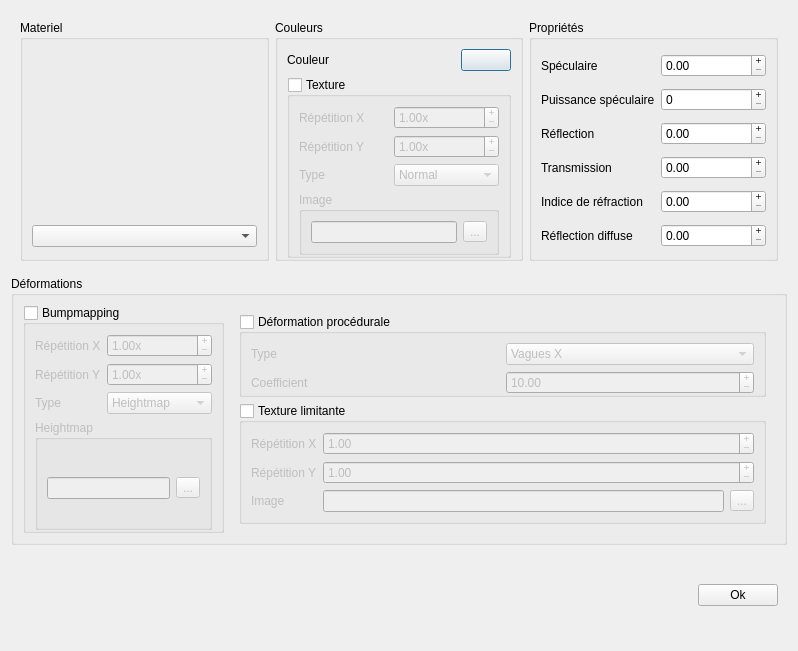
<?xml version="1.0" encoding="UTF-8"?>
<ui version="4.0">
 <class>editMaterialDialog</class>
 <widget class="QDialog" name="editMaterialDialog">
  <property name="geometry">
   <rect>
    <x>0</x>
    <y>0</y>
    <width>798</width>
    <height>651</height>
   </rect>
  </property>
  <property name="windowTitle">
   <string>Edition matériaux</string>
  </property>
  <layout class="QVBoxLayout" name="verticalLayout_2">
   <item>
    <widget class="QWidget" name="widget" native="true">
     <layout class="QHBoxLayout" name="horizontalLayout_2">
      <item>
       <widget class="QGroupBox" name="groupBox_3">
        <property name="title">
         <string>Materiel</string>
        </property>
        <layout class="QVBoxLayout" name="verticalLayout">
         <property name="bottomMargin">
          <number>0</number>
         </property>
         <item>
          <widget class="QLabel" name="_image">
           <property name="minimumSize">
            <size>
             <width>150</width>
             <height>150</height>
            </size>
           </property>
           <property name="maximumSize">
            <size>
             <width>150</width>
             <height>150</height>
            </size>
           </property>
           <property name="text">
            <string/>
           </property>
           <property name="pixmap">
            <pixmap>stripes.png</pixmap>
           </property>
          </widget>
         </item>
         <item>
          <widget class="QComboBox" name="_materials"/>
         </item>
        </layout>
       </widget>
      </item>
      <item>
       <widget class="QGroupBox" name="groupBox">
        <property name="title">
         <string>Couleurs</string>
        </property>
        <layout class="QGridLayout" name="gridLayout">
         <property name="bottomMargin">
          <number>0</number>
         </property>
         <item row="0" column="0">
          <widget class="QLabel" name="label_2">
           <property name="text">
            <string>Couleur</string>
           </property>
          </widget>
         </item>
         <item row="0" column="1">
          <widget class="QPushButton" name="_color">
           <property name="maximumSize">
            <size>
             <width>50</width>
             <height>16777215</height>
            </size>
           </property>
           <property name="text">
            <string/>
           </property>
          </widget>
         </item>
         <item row="1" column="0" colspan="2">
          <widget class="QGroupBox" name="_texture">
           <property name="title">
            <string>Texture</string>
           </property>
           <property name="checkable">
            <bool>true</bool>
           </property>
           <property name="checked">
            <bool>false</bool>
           </property>
           <layout class="QGridLayout" name="gridLayout_2">
            <property name="bottomMargin">
             <number>0</number>
            </property>
            <item row="0" column="0">
             <widget class="QLabel" name="label_3">
              <property name="text">
               <string>Répétition X</string>
              </property>
             </widget>
            </item>
            <item row="0" column="1">
             <widget class="QDoubleSpinBox" name="_textureX">
              <property name="buttonSymbols">
               <enum>QAbstractSpinBox::PlusMinus</enum>
              </property>
              <property name="suffix">
               <string>x</string>
              </property>
              <property name="maximum">
               <double>1000.000000000000000</double>
              </property>
              <property name="value">
               <double>1.000000000000000</double>
              </property>
             </widget>
            </item>
            <item row="1" column="0">
             <widget class="QLabel" name="label_4">
              <property name="text">
               <string>Répétition Y</string>
              </property>
             </widget>
            </item>
            <item row="1" column="1">
             <widget class="QDoubleSpinBox" name="_textureY">
              <property name="buttonSymbols">
               <enum>QAbstractSpinBox::PlusMinus</enum>
              </property>
              <property name="suffix">
               <string>x</string>
              </property>
              <property name="maximum">
               <double>1000.000000000000000</double>
              </property>
              <property name="value">
               <double>1.000000000000000</double>
              </property>
             </widget>
            </item>
            <item row="3" column="0" colspan="2">
             <widget class="QGroupBox" name="_imageGroup">
              <property name="title">
               <string>Image</string>
              </property>
              <property name="checkable">
               <bool>false</bool>
              </property>
              <property name="checked">
               <bool>false</bool>
              </property>
              <layout class="QGridLayout" name="gridLayout_3">
               <item row="0" column="0">
                <widget class="QLineEdit" name="_imagePath"/>
               </item>
               <item row="0" column="1">
                <widget class="QToolButton" name="_find">
                 <property name="text">
                  <string>...</string>
                 </property>
                </widget>
               </item>
              </layout>
             </widget>
            </item>
            <item row="2" column="0">
             <widget class="QLabel" name="label_5">
              <property name="text">
               <string>Type</string>
              </property>
             </widget>
            </item>
            <item row="2" column="1">
             <widget class="QComboBox" name="_textureType">
              <item>
               <property name="text">
                <string>Normal</string>
               </property>
              </item>
              <item>
               <property name="text">
                <string>Bruit de perlin</string>
               </property>
              </item>
              <item>
               <property name="text">
                <string>Effet Marbre</string>
               </property>
              </item>
              <item>
               <property name="text">
                <string>Effet Bois</string>
               </property>
              </item>
             </widget>
            </item>
           </layout>
          </widget>
         </item>
        </layout>
       </widget>
      </item>
      <item>
       <widget class="QGroupBox" name="groupBox_2">
        <property name="title">
         <string>Propriétés</string>
        </property>
        <layout class="QGridLayout" name="gridLayout_4">
         <property name="bottomMargin">
          <number>0</number>
         </property>
         <item row="0" column="0">
          <widget class="QLabel" name="label_6">
           <property name="text">
            <string>Spéculaire</string>
           </property>
          </widget>
         </item>
         <item row="2" column="1">
          <widget class="QDoubleSpinBox" name="_reflection">
           <property name="buttonSymbols">
            <enum>QAbstractSpinBox::PlusMinus</enum>
           </property>
           <property name="maximum">
            <double>1.000000000000000</double>
           </property>
           <property name="singleStep">
            <double>0.010000000000000</double>
           </property>
          </widget>
         </item>
         <item row="2" column="0">
          <widget class="QLabel" name="label_7">
           <property name="text">
            <string>Réflection</string>
           </property>
          </widget>
         </item>
         <item row="1" column="1">
          <widget class="QSpinBox" name="_specularPow">
           <property name="buttonSymbols">
            <enum>QAbstractSpinBox::PlusMinus</enum>
           </property>
           <property name="maximum">
            <number>200</number>
           </property>
          </widget>
         </item>
         <item row="1" column="0">
          <widget class="QLabel" name="label_8">
           <property name="text">
            <string>Puissance spéculaire</string>
           </property>
          </widget>
         </item>
         <item row="3" column="1">
          <widget class="QDoubleSpinBox" name="_transmission">
           <property name="buttonSymbols">
            <enum>QAbstractSpinBox::PlusMinus</enum>
           </property>
           <property name="maximum">
            <double>1.000000000000000</double>
           </property>
           <property name="singleStep">
            <double>0.010000000000000</double>
           </property>
          </widget>
         </item>
         <item row="3" column="0">
          <widget class="QLabel" name="label_9">
           <property name="text">
            <string>Transmission</string>
           </property>
          </widget>
         </item>
         <item row="4" column="0">
          <widget class="QLabel" name="label_10">
           <property name="text">
            <string>Indice de réfraction</string>
           </property>
          </widget>
         </item>
         <item row="4" column="1">
          <widget class="QDoubleSpinBox" name="_refraction">
           <property name="buttonSymbols">
            <enum>QAbstractSpinBox::PlusMinus</enum>
           </property>
           <property name="maximum">
            <double>3.000000000000000</double>
           </property>
           <property name="singleStep">
            <double>0.010000000000000</double>
           </property>
          </widget>
         </item>
         <item row="5" column="1">
          <widget class="QDoubleSpinBox" name="_diffuseReflection">
           <property name="buttonSymbols">
            <enum>QAbstractSpinBox::PlusMinus</enum>
           </property>
           <property name="maximum">
            <double>1.000000000000000</double>
           </property>
           <property name="singleStep">
            <double>0.010000000000000</double>
           </property>
          </widget>
         </item>
         <item row="5" column="0">
          <widget class="QLabel" name="label_11">
           <property name="text">
            <string>Réflection diffuse</string>
           </property>
          </widget>
         </item>
         <item row="0" column="1">
          <widget class="QDoubleSpinBox" name="_specular">
           <property name="buttonSymbols">
            <enum>QAbstractSpinBox::PlusMinus</enum>
           </property>
           <property name="maximum">
            <double>1.000000000000000</double>
           </property>
           <property name="singleStep">
            <double>0.010000000000000</double>
           </property>
          </widget>
         </item>
        </layout>
       </widget>
      </item>
     </layout>
    </widget>
   </item>
   <item>
    <widget class="QGroupBox" name="groupBox_6">
     <property name="title">
      <string>Déformations</string>
     </property>
     <layout class="QHBoxLayout" name="horizontalLayout_3">
      <item>
       <widget class="QGroupBox" name="_bumpmapping">
        <property name="title">
         <string>Bumpmapping</string>
        </property>
        <property name="checkable">
         <bool>true</bool>
        </property>
        <property name="checked">
         <bool>false</bool>
        </property>
        <layout class="QGridLayout" name="gridLayout_5">
         <property name="bottomMargin">
          <number>0</number>
         </property>
         <item row="0" column="1">
          <widget class="QDoubleSpinBox" name="_bumpmapX">
           <property name="buttonSymbols">
            <enum>QAbstractSpinBox::PlusMinus</enum>
           </property>
           <property name="suffix">
            <string>x</string>
           </property>
           <property name="maximum">
            <double>200.000000000000000</double>
           </property>
           <property name="value">
            <double>1.000000000000000</double>
           </property>
          </widget>
         </item>
         <item row="0" column="0">
          <widget class="QLabel" name="label_12">
           <property name="text">
            <string>Répétition X</string>
           </property>
          </widget>
         </item>
         <item row="1" column="1">
          <widget class="QDoubleSpinBox" name="_bumpmapY">
           <property name="buttonSymbols">
            <enum>QAbstractSpinBox::PlusMinus</enum>
           </property>
           <property name="suffix">
            <string>x</string>
           </property>
           <property name="maximum">
            <double>200.000000000000000</double>
           </property>
           <property name="value">
            <double>1.000000000000000</double>
           </property>
          </widget>
         </item>
         <item row="1" column="0">
          <widget class="QLabel" name="label_13">
           <property name="text">
            <string>Répétition Y</string>
           </property>
          </widget>
         </item>
         <item row="2" column="0">
          <widget class="QLabel" name="label_14">
           <property name="text">
            <string>Type</string>
           </property>
          </widget>
         </item>
         <item row="2" column="1">
          <widget class="QComboBox" name="_bumpmapType">
           <item>
            <property name="text">
             <string>Heightmap</string>
            </property>
           </item>
           <item>
            <property name="text">
             <string>Bruit de perlin</string>
            </property>
           </item>
          </widget>
         </item>
         <item row="3" column="0" colspan="2">
          <widget class="QGroupBox" name="_heightmap">
           <property name="title">
            <string>Heightmap</string>
           </property>
           <property name="checkable">
            <bool>false</bool>
           </property>
           <property name="checked">
            <bool>false</bool>
           </property>
           <layout class="QHBoxLayout" name="horizontalLayout_4">
            <property name="bottomMargin">
             <number>0</number>
            </property>
            <item>
             <widget class="QLineEdit" name="_bumpmapHeightmap"/>
            </item>
            <item>
             <widget class="QToolButton" name="_findHeightmap">
              <property name="text">
               <string>...</string>
              </property>
             </widget>
            </item>
           </layout>
          </widget>
         </item>
        </layout>
       </widget>
      </item>
      <item>
       <widget class="QWidget" name="widget_3" native="true">
        <layout class="QVBoxLayout" name="verticalLayout_3">
         <item>
          <widget class="QGroupBox" name="_proceduralDeformation">
           <property name="title">
            <string>Déformation procédurale</string>
           </property>
           <property name="checkable">
            <bool>true</bool>
           </property>
           <property name="checked">
            <bool>false</bool>
           </property>
           <layout class="QGridLayout" name="gridLayout_6">
            <property name="bottomMargin">
             <number>0</number>
            </property>
            <item row="1" column="0">
             <widget class="QLabel" name="label_15">
              <property name="text">
               <string>Type</string>
              </property>
             </widget>
            </item>
            <item row="1" column="1">
             <widget class="QComboBox" name="_deformationType">
              <item>
               <property name="text">
                <string>Vagues X</string>
               </property>
              </item>
              <item>
               <property name="text">
                <string>Vagues Y</string>
               </property>
              </item>
              <item>
               <property name="text">
                <string>Vagues Z</string>
               </property>
              </item>
             </widget>
            </item>
            <item row="2" column="0">
             <widget class="QLabel" name="label_16">
              <property name="text">
               <string>Coefficient</string>
              </property>
             </widget>
            </item>
            <item row="2" column="1">
             <widget class="QDoubleSpinBox" name="_deformationCoeff">
              <property name="buttonSymbols">
               <enum>QAbstractSpinBox::PlusMinus</enum>
              </property>
              <property name="maximum">
               <double>1000.000000000000000</double>
              </property>
              <property name="value">
               <double>10.000000000000000</double>
              </property>
             </widget>
            </item>
           </layout>
          </widget>
         </item>
         <item>
          <widget class="QGroupBox" name="_limitedTexture">
           <property name="title">
            <string>Texture limitante</string>
           </property>
           <property name="checkable">
            <bool>true</bool>
           </property>
           <property name="checked">
            <bool>false</bool>
           </property>
           <layout class="QGridLayout" name="gridLayout_7">
            <item row="0" column="1" colspan="2">
             <widget class="QDoubleSpinBox" name="_limitedX">
              <property name="buttonSymbols">
               <enum>QAbstractSpinBox::PlusMinus</enum>
              </property>
              <property name="maximum">
               <double>1000.000000000000000</double>
              </property>
              <property name="singleStep">
               <double>0.100000000000000</double>
              </property>
              <property name="value">
               <double>1.000000000000000</double>
              </property>
             </widget>
            </item>
            <item row="0" column="0">
             <widget class="QLabel" name="label">
              <property name="text">
               <string>Répétition X</string>
              </property>
             </widget>
            </item>
            <item row="1" column="0">
             <widget class="QLabel" name="label_17">
              <property name="text">
               <string>Répétition Y</string>
              </property>
             </widget>
            </item>
            <item row="1" column="1" colspan="2">
             <widget class="QDoubleSpinBox" name="_limitedY">
              <property name="buttonSymbols">
               <enum>QAbstractSpinBox::PlusMinus</enum>
              </property>
              <property name="maximum">
               <double>1000.000000000000000</double>
              </property>
              <property name="singleStep">
               <double>0.100000000000000</double>
              </property>
              <property name="value">
               <double>1.000000000000000</double>
              </property>
             </widget>
            </item>
            <item row="2" column="0">
             <widget class="QLabel" name="label_18">
              <property name="text">
               <string>Image</string>
              </property>
             </widget>
            </item>
            <item row="2" column="1">
             <widget class="QLineEdit" name="_limitedTexture_2"/>
            </item>
            <item row="2" column="2">
             <widget class="QToolButton" name="_findLimited">
              <property name="text">
               <string>...</string>
              </property>
             </widget>
            </item>
           </layout>
          </widget>
         </item>
        </layout>
       </widget>
      </item>
     </layout>
    </widget>
   </item>
   <item>
    <widget class="QWidget" name="widget_2" native="true">
     <layout class="QHBoxLayout" name="horizontalLayout">
      <item>
       <spacer name="horizontalSpacer">
        <property name="orientation">
         <enum>Qt::Horizontal</enum>
        </property>
        <property name="sizeHint" stdset="0">
         <size>
          <width>40</width>
          <height>20</height>
         </size>
        </property>
       </spacer>
      </item>
      <item>
       <widget class="QPushButton" name="_ok">
        <property name="text">
         <string>Ok</string>
        </property>
       </widget>
      </item>
     </layout>
    </widget>
   </item>
  </layout>
 </widget>
 <resources/>
 <connections>
  <connection>
   <sender>_ok</sender>
   <signal>clicked()</signal>
   <receiver>editMaterialDialog</receiver>
   <slot>close()</slot>
   <hints>
    <hint type="sourcelabel">
     <x>592</x>
     <y>284</y>
    </hint>
    <hint type="destinationlabel">
     <x>326</x>
     <y>158</y>
    </hint>
   </hints>
  </connection>
 </connections>
</ui>
